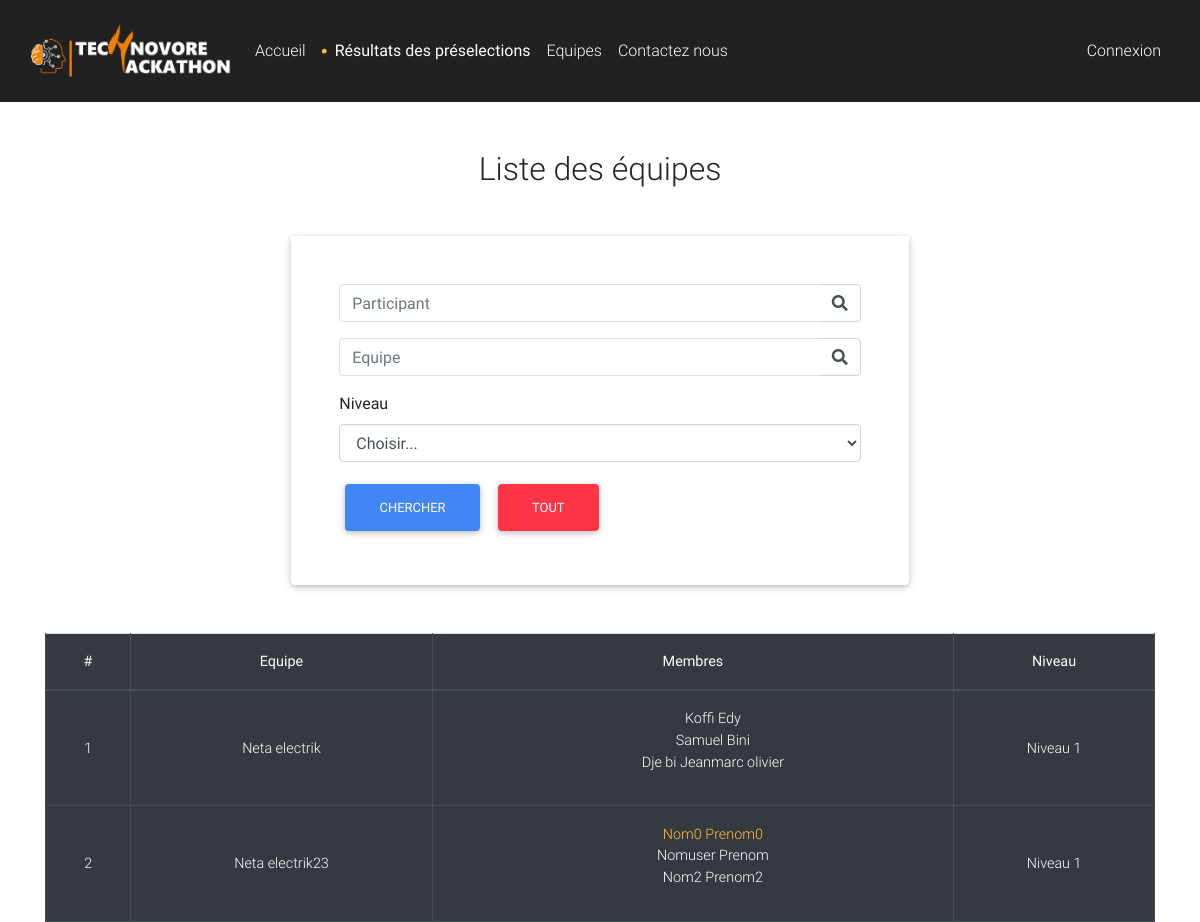
/equipes/, run on the app's committed database.
### participant/models.py (models this page shows, shortened)
class Equipe(models.Model):
    nom = models.CharField(max_length=150)
    password = models.CharField(max_length=2000)
    salle = models.CharField(
        max_length=20, choices=listes.salles, null=True, blank=True, default="")
    selectionner = models.BooleanField(default=True)
    chef = models.CharField(max_length=150)
    date_creation = models.DateTimeField(
        'date de création', auto_now_add=True)
    niveau = models.CharField(max_length=8, choices=listes.niveau)

class Participant(models.Model):
    user = models.OneToOneField(User, on_delete=models.CASCADE, related_name='participant')
    numero = models.CharField(max_length=8,null=True,blank=True)
    equipe = models.ForeignKey(Equipe, on_delete=models.CASCADE, related_name='participants')
    is_chief = models.BooleanField(default=False)
    def __str__(self):
        self.nom = "{} {}".format(self.user.last_name, self.user.first_name)
        return self.nom

### technohack/views.py (the view, shortened to what this page needs)
# urls.py: path('equipes/', views.equipes, name='equipes'),
def equipes(request):
    if request.method == 'GET':
        participants = Participant.objects.all()
        equipes = Equipe.objects.all().order_by('niveau','date_creation')
        equipe_query = request.GET.get('equipe')
        participant_query = request.GET.get('participant')
        niveau_equipe = request.GET.get('niveau')
        if is_valid_query_parameter(niveau_equipe) and niveau_equipe != 'Choisir...':
            equipes = equipes.filter(niveau=niveau_equipe)
        if is_valid_query_parameter(equipe_query):
            equipes = equipes.filter(nom__icontains=equipe_query)
        context = {'equipes': equipes}
        return render(request, 'equipes.html', context)
    context = {'equipes': equipes}
    return render(request, 'equipes.html', context)

### technohack/views.py (called while the page is built)
def is_valid_query_parameter(param):
    return param != '' and param is not None

### templates/equipes.html (shortened to what this page needs)
{% extends 'base.html' %}
{% block content %}
<div class="container mt-5">
  <div class="my-5 text-center">
    <h2>Liste des équipes</h2>
  </div>
  <div class="col-md-7 mx-auto">
      <div class="filter mb-5">
        <div class="card py-5 px-5">
          <form method="GET" action="">
            <div class="form-row">
              <div class="form-group col-12">
                <div class="input-group">
                  <input
                    type="search"
                    class="form-control py-2 border-right-0 border"
                    name="participant"
                    placeholder="Participant"
                  />
                  <span class="input-group-append">
                    <div class="input-group-text bg-transparent">
                      <i class="fas fa-search"></i>
                    </div>
                  </span>
                </div>
              </div>
            </div>
            <div class="form-row">
              <div class="form-group col-12">
                <div class="input-group">
                  <input
                    type="search"
                    class="form-control py-2 border-right-0 border"
                    name="equipe"
                    placeholder="Equipe"
                  />
                  <span class="input-group-append">
                    <div class="input-group-text bg-transparent">
                      <i class="fas fa-search"></i>
                    </div>
                  </span>
                </div>
              </div>
            </div>
            <div class="form-row">
              <div class="form-group col-md">
                <label for="niveau">Niveau</label>
                <select id="niveau" class="form-control" name="niveau">
                  <option selected>Choisir...</option>
                </select>
              </div>
            </div>
            <button
              type="submit"
              style="border-radius: 4px;"
              class="btn btn-primary"
            >
              Chercher
            </button>
            <button
              type="submit"
              style="border-radius: 4px;"
              class="btn btn-danger ml-2"
            >
              Tout
            </button>
          </form>
        </div>
      </div>
    </div>
  <div class="table-responsive-xl text-nowrap">
    <table class="table table-bordered table-dark table-hover">
      <thead>
        <tr class="text-center">
          <th>#</th>
          <th>Equipe</th>
          <th>Membres</th>
          <th>Niveau</th>
        </tr>
      </thead>
      <tbody class="text-center">
        {% for equipe in equipes %}
        <tr id="technohack20@equipe-id-{{ equipe.pk }}">
          <td>{{forloop.counter}}</td>
          <td>{{equipe.nom.capitalize}}</td>
          <td>
            <ul style="list-style: none;">
                {% for participant in equipe.participants.all %}
                  {% if participant|lower == equipe.chef|lower %}
                    <li class="text-warning">
                      {{participant.user.last_name.capitalize}}
                      {{participant.user.first_name.capitalize}}
                    </li>
                  {% else %}
                    <li>
                      {{participant.user.last_name.capitalize}}
                      {{participant.user.first_name.capitalize}}
                    </li>
                  {% endif %}
                {% endfor %}
              </ul>
          </td>
          <td>{{equipe.niveau}}</td>
        </tr>
        {% endfor %}
      </tbody>
    </table>
  </div>
</div>
{% endblock content %}

### templates/base.html (style rules this page uses)
html, body, header, .view { height: 100%; }

### data on the page
Equipe: nom "Neta electrik", niveau "Niveau 1"
Participant: user.last_name "Koffi", user.first_name "Edy"
Participant: user.last_name "Samuel", user.first_name "Bini"
Participant: user.last_name "Dje bi", user.first_name "Jeanmarc olivier"
Equipe: nom "Neta electrik23", niveau "Niveau 1"
Participant: user.last_name "Nom0", user.first_name "Prenom0"
Participant: user.last_name "Nomuser", user.first_name "Prenom"
Participant: user.last_name "Nom2", user.first_name "Prenom2"
